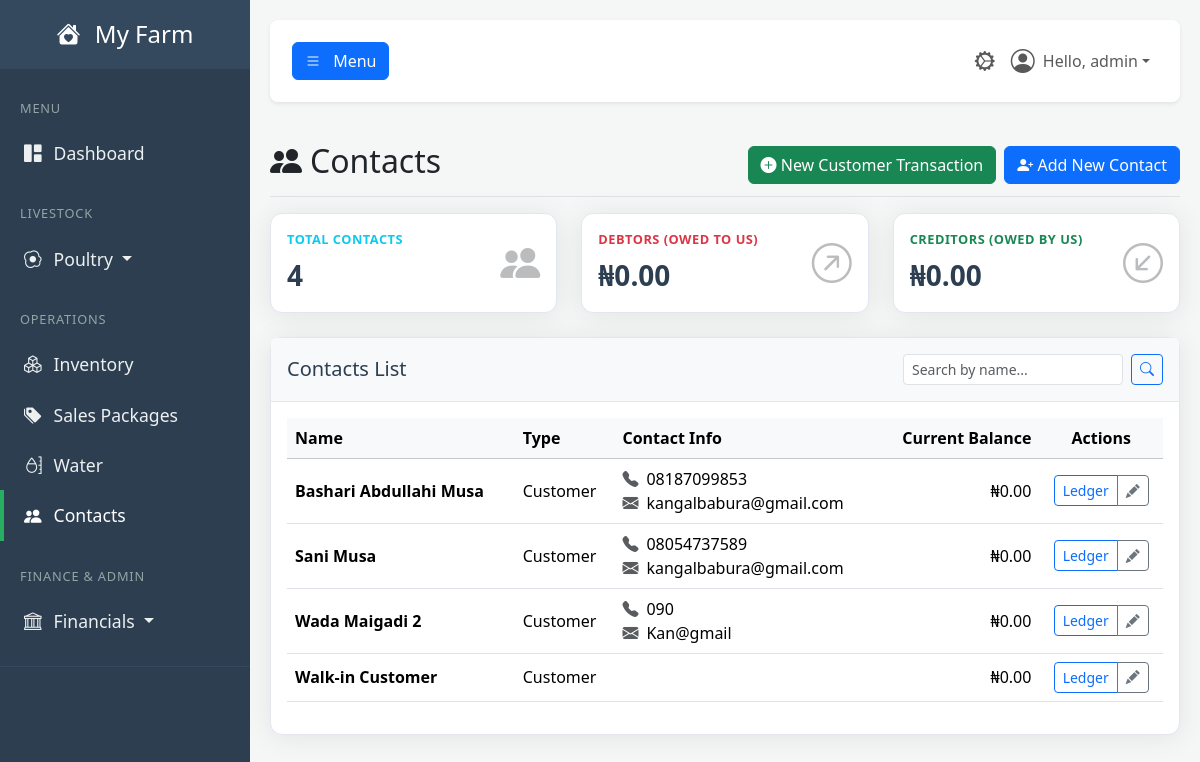
/contacts (signed in), run on the app's committed database.
### tables this page shows
CREATE TABLE users (
            id INTEGER PRIMARY KEY,
            username TEXT NOT NULL UNIQUE,
            email TEXT NOT NULL UNIQUE,
            password_hash TEXT NOT NULL,
            farm_name TEXT NOT NULL,
            role TEXT NOT NULL DEFAULT 'user', -- 'user' or 'admin'
            is_active BOOLEAN NOT NULL DEFAULT 1,f
            created_at TIMESTAMP DEFAULT CURRENT_TIMESTAMP
        , cash_account_id INTEGER REFERENCES accounts(id));

CREATE TABLE contacts (
            id INTEGER PRIMARY KEY,
            name TEXT NOT NULL UNIQUE,
            type TEXT NOT NULL, -- Customer, Supplier, Other
            phone TEXT,
            email TEXT,
            account_id INTEGER, -- Links to a sub-account in Accounts (A/R or A/P)
            created_at TIMESTAMP DEFAULT CURRENT_TIMESTAMP,
            FOREIGN KEY (account_id) REFERENCES accounts (id) ON DELETE SET NULL
        );

### app.py (the view)
@app.route('/contacts')
@login_required
@permission_required('view_contacts')
def contacts_dashboard():
    db = get_db()
    search_query = request.args.get('q', '')
    base_sql = """
        SELECT
            c.id, c.name, c.type, c.phone, c.email,
            (
                (SELECT COALESCE(SUM(je.amount), 0) FROM journal_entries je WHERE je.debit_account_id = c.account_id)
                -
                (SELECT COALESCE(SUM(je.amount), 0) FROM journal_entries je WHERE je.credit_account_id = c.account_id)
            ) as balance
        FROM contacts c
    """
    params = []
    if search_query:
        base_sql += " WHERE c.name LIKE ?"
        params.append(f"%{search_query}%")
    base_sql += " ORDER BY c.name ASC"
    contacts_list = db.execute(base_sql, params).fetchall()
    accounts_receivable = 0
    accounts_payable = 0
    for contact in contacts_list:
        if contact['type'] == 'Customer' and contact['balance'] > 0:
            accounts_receivable += contact['balance']
        elif contact['type'] == 'Supplier' and contact['balance'] < 0:
            accounts_payable += -contact['balance']
    stats = {
        'total_contacts': len(contacts_list),
        'accounts_receivable': accounts_receivable,
        'accounts_payable': accounts_payable
    }
    return render_template(
        'contacts.html', # This now points to our single, redesigned template
        user=g.user,
        stats=stats,
        contacts_list=contacts_list
    )

### app.py (called while the page is built, shortened)
def get_db():
    if 'db' not in g:
        g.db = sqlite3.connect(DATABASE)
        g.db.row_factory = sqlite3.Row
    return g.db

def login_required(f):
    @wraps(f)
    def decorated_function(*args, **kwargs):
        if 'user_id' not in session:
            flash('Please log in to access this page.', 'warning')
            return redirect(url_for('login'))
        g.user = User.get_by_id(session['user_id'])
        if not g.user:
            session.clear()
            return redirect(url_for('login'))
        return f(*args, **kwargs)
    return decorated_function

def permission_required(permission_name):
    def decorator(f):
        @wraps(f)
        def decorated_function(*args, **kwargs):
            if not hasattr(g, 'user') or not g.user.has_permission(permission_name):
                flash('You do not have the required permission.', 'danger')
                return redirect(url_for('dashboard'))
            return f(*args, **kwargs)
        return decorated_function
    return decorator

    def has_permission(self, required_permission):
        print(f"\n--- PERMISSION CHECK ---")
        print(f"User checking: '{self.username}' (ID: {self.id})")
        print(f"User's role is: '{self.role}'")
        print(f"Permission required: '{required_permission}'")
        if self.role == 'admin':
            print("RESULT: Role is 'admin', access GRANTED.")
            print(f"------------------------")
            return True

    @staticmethod
    def get_by_id(user_id):
        user_row = get_db().execute("SELECT * FROM users WHERE id = ?", (user_id,)).fetchone()
        return User(**user_row) if user_row else None

### templates/contacts.html (shortened to what this page needs)
{% extends "base.html" %}
{% block content %}
    <div class="d-flex justify-content-between flex-wrap flex-md-nowrap align-items-center pt-3 pb-2 mb-3 border-bottom">
        <h1 class="h2"><i class="bi bi-people-fill me-2"></i>Contacts</h1>
        <div class="btn-toolbar mb-2 mb-md-0">
            <a href="{{ url_for('customer_transaction') }}" class="btn btn-success me-2">
                <i class="bi bi-plus-circle-fill"></i> New Customer Transaction
            </a>
            <button type="button" class="btn btn-primary" data-bs-toggle="modal" data-bs-target="#addContactModal">
                <i class="bi bi-person-plus-fill"></i> Add New Contact
            </button>
        </div>
    </div>
    <div class="row">
        <div class="col-lg-4 col-md-6 mb-4">
            <div class="card shadow-sm h-100"><div class="card-body"><div class="row align-items-center"><div class="col"><div class="kpi-label text-info">Total Contacts</div><div class="kpi-value">{{ stats.total_contacts }}</div></div><div class="col-auto kpi-icon"><i class="bi bi-people-fill"></i></div></div></div></div>
        </div>
        <div class="col-lg-4 col-md-6 mb-4">
            <div class="card shadow-sm h-100"><div class="card-body"><div class="row align-items-center"><div class="col"><div class="kpi-label text-danger">Debtors (Owed to Us)</div><div class="kpi-value">₦{{ '{:,.2f}'.format(stats.accounts_receivable) }}</div></div><div class="col-auto kpi-icon"><i class="bi bi-arrow-up-right-circle"></i></div></div></div></div>
        </div>
        <div class="col-lg-4 col-md-6 mb-4">
            <div class="card shadow-sm h-100"><div class="card-body"><div class="row align-items-center"><div class="col"><div class="kpi-label text-success">Creditors (Owed by Us)</div><div class="kpi-value">₦{{ '{:,.2f}'.format(stats.accounts_payable) }}</div></div><div class="col-auto kpi-icon"><i class="bi bi-arrow-down-left-circle"></i></div></div></div></div>
        </div>
    </div>
    <div class="card shadow-sm">
        <div class="card-header bg-light py-3 d-flex flex-row align-items-center justify-content-between">
            <h5 class="m-0 font-weight-bold">Contacts List</h5>
            <form method="GET" action="{{ url_for('contacts_dashboard') }}" class="d-flex">
                <input type="text" class="form-control form-control-sm" placeholder="Search by name..." name="q" value="{{ request.args.get('q', '') }}">
                <button class="btn btn-sm btn-outline-primary ms-2" type="submit"><i class="bi bi-search"></i></button>
            </form>
        </div>
        <div class="card-body">
            <div class="table-responsive">
                <table class="table table-hover align-middle">
                    <thead class="table-light">
                        <tr>
                            <th>Name</th><th>Type</th><th>Contact Info</th>
                            <th class="text-end">Current Balance</th><th class="text-center">Actions</th>
                        </tr>
                    </thead>
                    <tbody>
                        {% for contact in contacts_list %}
                        <tr>
                            <td><strong>{{ contact.name }}</strong></td>
                            <td>{{ contact.type }}</td>
                            <td>
                                {% if contact.phone %}<i class="bi bi-telephone-fill text-muted me-2"></i>{{ contact.phone }}<br>{% endif %}
                                {% if contact.email %}<i class="bi bi-envelope-fill text-muted me-2"></i>{{ contact.email }}{% endif %}
                            </td>
                            <td class="text-end font-weight-bold {% if contact.balance > 0 %}text-danger{% elif contact.balance < 0 %}text-success{% endif %}">
                                ₦{{ '{:,.2f}'.format(contact.balance) }}
                            </td>
                            <td class="text-center">
                                <div class="btn-group btn-group-sm">
                                    <a href="{{ url_for('contact_ledger', contact_id=contact.id) }}" class="btn btn-outline-primary" title="View Ledger">Ledger</a>
                                    <a href="{{ url_for('edit_contact', contact_id=contact.id) }}" class="btn btn-outline-secondary" title="Edit Contact"><i class="bi bi-pencil-fill"></i></a>
                                </div>
                            </td>
                        </tr>
                        {% else %}
                        <tr><td colspan="5" class="text-center text-muted py-4">No contacts found.</td></tr>
                        {% endfor %}
                    </tbody>
                </table>
            </div>
        </div>
    </div>
    {% endblock %}

### templates/base.html (shortened to what this page needs)
<!DOCTYPE html>
<html lang="en">
<head>
    <link href="https://cdn.jsdelivr.net/npm/bootstrap@5.3.3/dist/css/bootstrap.min.css" rel="stylesheet">
    <link rel="stylesheet" href="https://cdn.jsdelivr.net/npm/bootstrap-icons@1.11.3/font/bootstrap-icons.min.css">
    <link rel="stylesheet" href="{{ url_for('static', filename='css/style.css') }}">
</head>
<body>
    <div class="wrapper">
        <nav id="sidebar" class="no-print">
            <div class="sidebar-header">
                <h3><a href="{{ url_for('dashboard') }}" class="text-white text-decoration-none">
                    <i class="bi bi-house-heart-fill me-2"></i>
                    {% if g.user %}{{ g.user.farm_name }}{% else %}FarmApp{% endif %}
                </a></h3>
            </div>
            <ul class="list-unstyled components">
                <li class="sidebar-menu-header">MENU</li>
                <li><a href="{{ url_for('dashboard') }}" class="{% if request.endpoint == 'dashboard' %}active{% endif %}"><i class="bi bi-grid-1x2-fill"></i>Dashboard</a></li>
                <li class="sidebar-menu-header mt-3">LIVESTOCK</li>
                <li>
                    <a href="#poultrySubmenu" data-bs-toggle="collapse" aria-expanded="false" class="dropdown-toggle {% if 'poultry' in request.endpoint or 'brooding' in request.endpoint %}active{% endif %}">
                        <i class="bi bi-egg-fried"></i>Poultry
                    </a>
                </li>
                <li class="sidebar-menu-header mt-3">OPERATIONS</li>
                <li><a href="{{ url_for('inventory_dashboard') }}" class="{% if 'inventory' in request.endpoint %}active{% endif %}"><i class="bi bi-boxes"></i>Inventory</a></li>
                <li><a href="{{ url_for('manage_sales_packages') }}" class="{% if request.endpoint == 'manage_sales_packages' %}active{% endif %}"><i class="bi bi-tags-fill"></i>Sales Packages</a></li>
                <li><a href="{{ url_for('water_dashboard') }}" class="{% if 'water' in request.endpoint %}active{% endif %}"><i class="bi bi-moisture"></i>Water</a></li>
                <li><a href="{{ url_for('contacts_dashboard') }}" class="{% if 'contacts' in request.endpoint %}active{% endif %}"><i class="bi bi-people-fill"></i>Contacts</a></li>
                {% if g.user and g.user.has_permission('view_bookkeeping') %}
                <li class="sidebar-menu-header mt-3">FINANCE & ADMIN</li>
                <li>
                    <a href="#financialSubmenu" data-bs-toggle="collapse" aria-expanded="false" class="dropdown-toggle ">
                        <i class="bi bi-bank"></i>Financials
                    </a>
                </li>
                {% endif %}
            </ul>
        </nav>
        <div id="content">
            <nav class="navbar navbar-expand-lg navbar-light bg-white shadow-sm top-navbar no-print mb-4">
                <div class="container-fluid">
                    <button type="button" id="sidebarCollapse" class="btn btn-primary" aria-controls="sidebar" aria-expanded="false">
                        <i class="bi bi-list"></i>
                        <span class="d-none d-md-inline ms-2">Menu</span>
                    </button>
                    <ul class="navbar-nav ms-auto flex-row align-items-center">
                        {% if g.user and g.user.has_permission('view_admin_panel') %}
                            <li class="nav-item">
                                <a class="nav-link {% if 'admin' in request.endpoint %}active{% endif %}" href="{{ url_for('admin_dashboard') }}" title="Admin Panel">
                                    <i class="bi bi-gear-wide-connected fs-5"></i>
                                </a>
                            </li>
                        {% endif %}
                        <li class="nav-item dropdown">
                            <a class="nav-link dropdown-toggle d-flex align-items-center" href="#" id="navbarDropdownUser" role="button" data-bs-toggle="dropdown" aria-expanded="false">
                                <i class="bi bi-person-circle fs-4 me-2"></i>
                                Hello, {{ g.user.username }}
                            </a>
                        </li>
                    </ul>
                </div>
            </nav>
            <main>
                {% block content %}{% endblock %}
            </main>
        </div>
    </div>
</body>
</html>

### static/CSS/style.css (style rules this page uses)
:root { --primary-green: #27ae60; --dark-slate: #2c3e50; --medium-slate: #34495e; --light-slate: #4a6278; --light-grey: #f4f7f6; --text-muted-color: #95a5a6; --text-light: #ecf0f1; --white: #ffffff; --shadow-color: rgba(0, 0, 0, 0.08); }
body { background-color: var(--light-grey); font-family: 'Segoe UI', Tahoma, Geneva, Verdana, sans-serif; overflow-x: hidden; }
.wrapper { display: flex; width: 100%; align-items: stretch; }
#content { width: 100%; padding: 20px; min-height: 100vh; transition: all 0.3s; }
#sidebar { min-width: 250px; max-width: 250px; min-height: 100vh; background: var(--dark-slate); color: var(--text-light); transition: all 0.3s; }
#sidebar .sidebar-header { padding: 20px; background: var(--medium-slate); text-align: center; }
#sidebar .sidebar-header h3 { font-size: 1.5rem; margin-bottom: 0; }
#sidebar .sidebar-menu-header { padding: 10px 20px; font-size: 0.8rem; color: var(--text-muted-color); text-transform: uppercase; letter-spacing: .05rem; }
#sidebar ul.components { padding: 20px 0; border-bottom: 1px solid var(--medium-slate); }
#sidebar ul li a { padding: 12px 20px; font-size: 1.1em; display: block; color: var(--text-light); border-left: 4px solid transparent; text-decoration: none; transition: all 0.2s ease-in-out; }
#sidebar ul li a.active { color: var(--white); background: var(--dark-slate); border-left: 4px solid var(--primary-green); }
#sidebar ul li a i { margin-right: 12px; }
.top-navbar { padding: 15px 10px; background: var(--white); border: none; border-radius: 8px; margin-bottom: 20px; box-shadow: 0 2px 5px var(--shadow-color); }
.card { border-radius: 0.75rem; border: 1px solid #e3e6f0; box-shadow: 0 0.15rem 1.75rem 0 var(--shadow-color) !important; }
.card-header { background-color: #f8f9fc; border-bottom: 1px solid #e3e6f0; font-weight: 600; color: var(--dark-slate); }
.kpi-label { text-transform: uppercase; font-weight: 700; font-size: 0.8rem; letter-spacing: 0.5px; margin-bottom: 0.25rem; }
.kpi-value { font-size: 2rem; font-weight: 700; color: var(--dark-slate); }
.kpi-icon { font-size: 3rem; opacity: 0.2; transition: opacity 0.2s ease-in-out; }

### templates/contacts.html (style rules this page uses)
.kpi-label { font-size: 0.8rem; text-transform: uppercase; font-weight: bold; }
.kpi-value { font-size: 1.75rem; font-weight: bold; }
.kpi-icon { font-size: 2.5rem; opacity: 0.3; }

### data on the page
users: user.farm_name "My Farm", user.username "admin"
contacts: name "Bashari Abdullahi Musa", type "Customer", phone "08187099853", email "kangalbabura@gmail.com", balance "0.00"
contacts: name "Sani Musa", type "Customer", phone "08054737589", email "kangalbabura@gmail.com", balance "0.00"
contacts: name "Wada Maigadi 2", type "Customer", phone "090", email "Kan@gmail", balance "0.00"
contacts: name "Walk-in Customer", type "Customer", balance "0.00"

### other printed values
{{ stats.total_contacts }} "4"
{{ '{:,.2f}'.format(stats.accounts_receivable) }} "0.00"
{{ '{:,.2f}'.format(stats.accounts_payable) }} "0.00"
